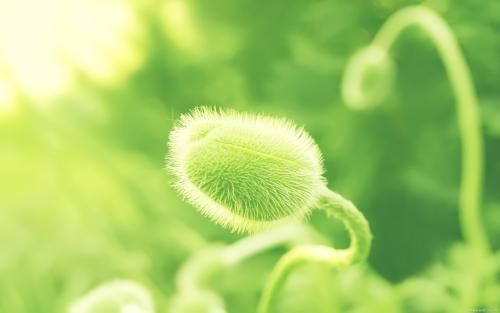
#> input picture self-learning/FeatureTestingPy/test1.png, 500 x 313 px
$ python img_merge.py
#> lines starting #> are read from the running program, lines starting #| are printed output that depends on the picture
# -*- coding: utf-8 -*-
#图像融合
import cv2
import numpy as np

img = np.zeros((512, 512, 3), np.uint8)
img1 = cv2.imread('test1.png')
#> img1 is the input picture: shape (313, 500, 3); mean B, G, R 104, 205.7, 166.9
img2 = cv2.imread('test2.png')
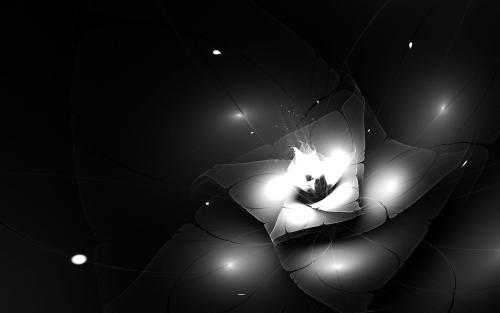
#> input picture self-learning/FeatureTestingPy/test2.png, 500 x 313 px
#> img2 is the input picture: shape (313, 500, 3); min 0, max 255, mean 31.9

img_mix = cv2.addWeighted(img1, 0.6, img2, 0.4, 0)
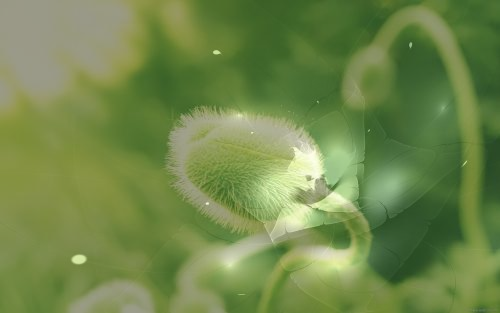
#> img_mix: shape (313, 500, 3); mean B, G, R 75.1, 136.2, 112.9

cv2.imshow('img1', img1)
cv2.imshow('img2', img2)
cv2.imshow('img_mix', img_mix)

cv2.waitKey(0)
cv2.destroyAllWindows()

# [7 lines of commented-out code are left out]
